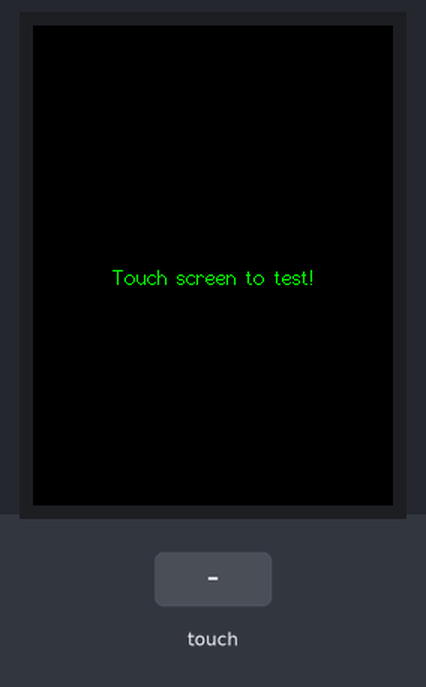
A sketch run on a simulated ESP32. On the bench: 240×320 colour display. The inputs (shaded band) are chosen by the test bench. What the sketch prints to the serial monitor is not drawn.

Above: at 1.6 s.
1.7 s: screen touched at 13 % across, 10 % down
3.2 s: screen touched at 38 % across, 10 % down
Timing chart, 0 to 6.2 s (numbered marks = the images above; inputs shaded):
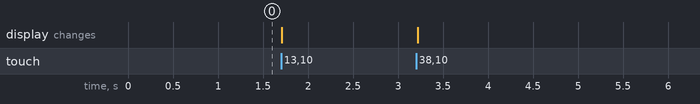

The sketch:

Touch_calibrate.ino
```cpp
/*
  Sketch to generate the setup() calibration values, these are reported
  to the Serial Monitor.

  The sketch has been tested on the ESP8266 and screen with XPT2046 driver.
*/

#include <SPI.h>
#include <TFT_eSPI.h>      // Hardware-specific library

TFT_eSPI tft = TFT_eSPI(); // Invoke custom library

//------------------------------------------------------------------------------------------

void setup() {
  // Use serial port
  Serial.begin(115200);

  // Initialise the TFT screen
  tft.init();

  // Set the rotation to the orientation you wish to use in your project before calibration
  // (the touch coordinates returned then correspond to that rotation only)
  tft.setRotation(0);

  // Calibrate the touch screen and retrieve the scaling factors
  touch_calibrate();
  //uint16_t calData[5] = { 570, 3056, 279, 3604, 7 };
  //tft.setTouch(calData);

/*
  // Replace above line with the code sent to Serial Monitor
  // once calibration is complete, e.g.:
  uint16_t calData[5] = { 286, 3534, 283, 3600, 6 };
  tft.setTouch(calData);
*/

  // Clear the screen
  tft.fillScreen(TFT_BLACK);
  tft.drawCentreString("Touch screen to test!",tft.width()/2, tft.height()/2, 2);
}

//------------------------------------------------------------------------------------------

void loop(void) {
  uint16_t x = 0, y = 0; // To store the touch coordinates

  // Pressed will be set true is there is a valid touch on the screen
  bool pressed = tft.getTouch(&x, &y);

  // Draw a white spot at the detected coordinates
  if (pressed) {
    tft.fillCircle(x, y, 2, TFT_WHITE);
    Serial.print("x,y = ");
    Serial.print(x);
    Serial.print(",");
    Serial.println(y);
  }
  delay(20);
}

//------------------------------------------------------------------------------------------

// Code to run a screen calibration, not needed when calibration values set in setup()
void touch_calibrate()
{
  uint16_t calData[5];
  uint8_t calDataOK = 0;

  // Calibrate
  tft.fillScreen(TFT_BLACK);
  tft.setCursor(20, 0);
  tft.setTextFont(2);
  tft.setTextSize(1);
  tft.setTextColor(TFT_WHITE, TFT_BLACK);

  tft.println("Touch corners as indicated");

  tft.setTextFont(1);
  tft.println();

  tft.calibrateTouch(calData, TFT_MAGENTA, TFT_BLACK, 15);

  Serial.println(); Serial.println();
  Serial.println("// Use this calibration code in setup():");
  Serial.print("  uint16_t calData[5] = ");
  Serial.print("{ ");

  for (uint8_t i = 0; i < 5; i++)
  {
    Serial.print(calData[i]);
    if (i < 4) Serial.print(", ");
  }

  Serial.println(" };");
  Serial.print("  tft.setTouch(calData);");
  Serial.println(); Serial.println();

  tft.fillScreen(TFT_BLACK);

  tft.setTextColor(TFT_GREEN, TFT_BLACK);
  tft.println("Calibration complete!");
  tft.println("Calibration code sent to Serial port.");
}
```
